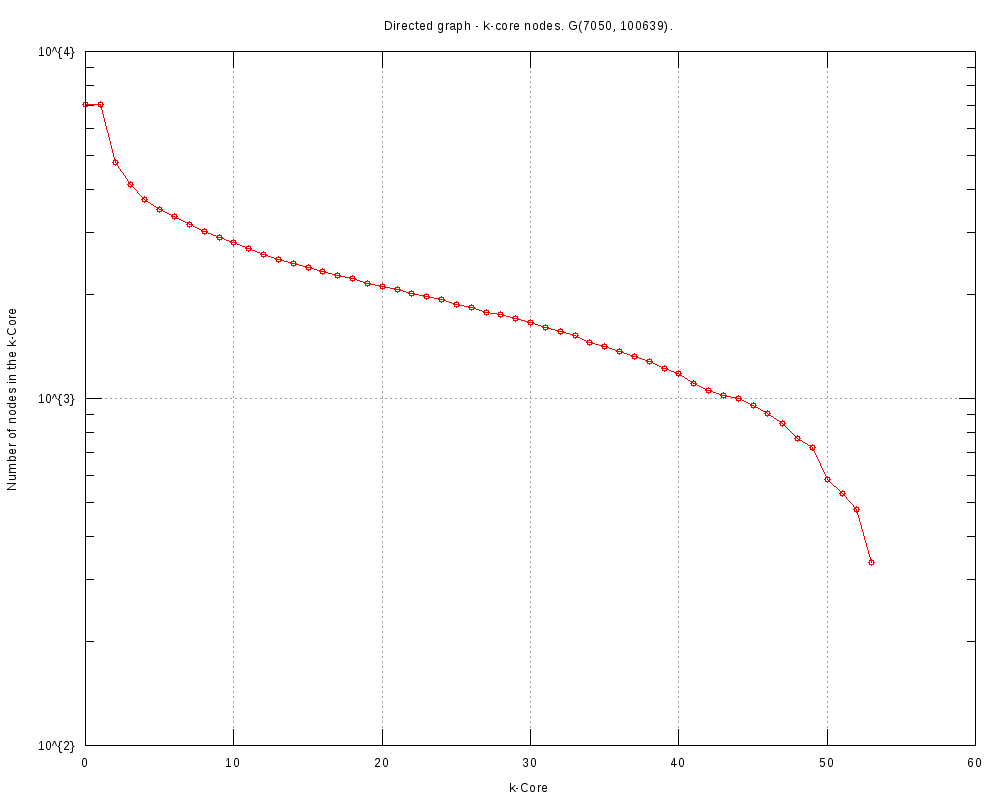

Reproduce this figure in gnuplot.
#
# Directed graph - k-core nodes. G(7050, 100639). (Sun Oct 29 16:41:39 2017)
#

set title "Directed graph - k-core nodes. G(7050, 100639)."
set key bottom right
set logscale y 10
set format y "10^{%L}"
set mytics 10
set grid
set xlabel "k-Core"
set ylabel "Number of nodes in the k-Core"
set tics scale 2
set terminal png font arial 10 size 1000,800
set output 'coreNodes.GRQ.png'
plot 	"coreNodes.GRQ.tab" using 1:2 title "" with linespoints pt 6
